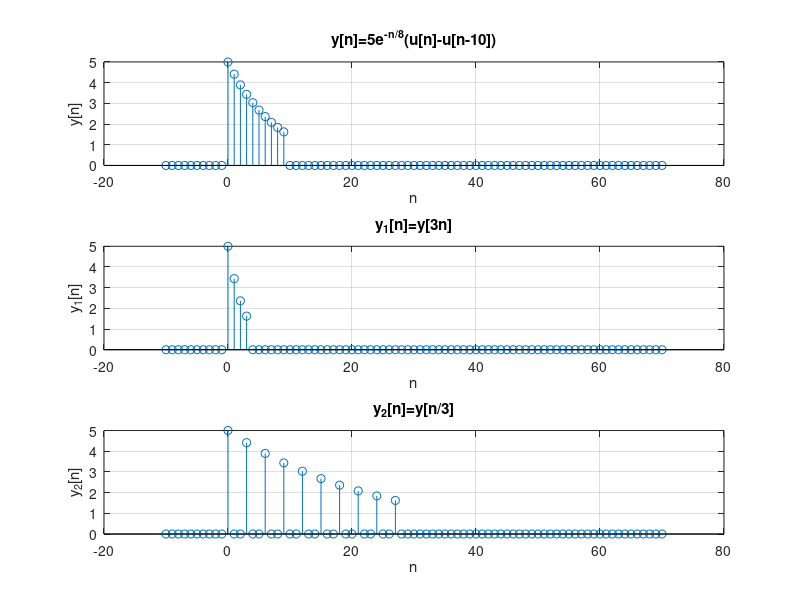

This figure's MATLAB source:
% A. Signal Transformation

% A.2


n = -10:70; % Range for ploting

%A.2-I
u = @(n) (n >= 0) * 1.0 .* (mod(n,1)==0);
y = @(n) 5*exp(-n/8).*(u(n)-u(n-10));
a = y(n);

%A.2-II
y1 = @(n) y(3*n);
b = y1(n);

%A.2-III
y2 = @(n) y(n/3);
c = y2(n);

figure;
subplot(3,1,1);
stem(n,a);
grid;
title('y[n]=5e^{-n/8}(u[n]-u[n-10])');
xlabel('n');
ylabel('y[n]');

subplot(3,1,2);
stem(n,b);
grid;
title('y_1[n]=y[3n]');
xlabel('n');
ylabel('y_1[n]');

subplot(3,1,3);
stem(n,c);
grid;
title('y_2[n]=y[n/3]');
xlabel('n');
ylabel('y_2[n]');